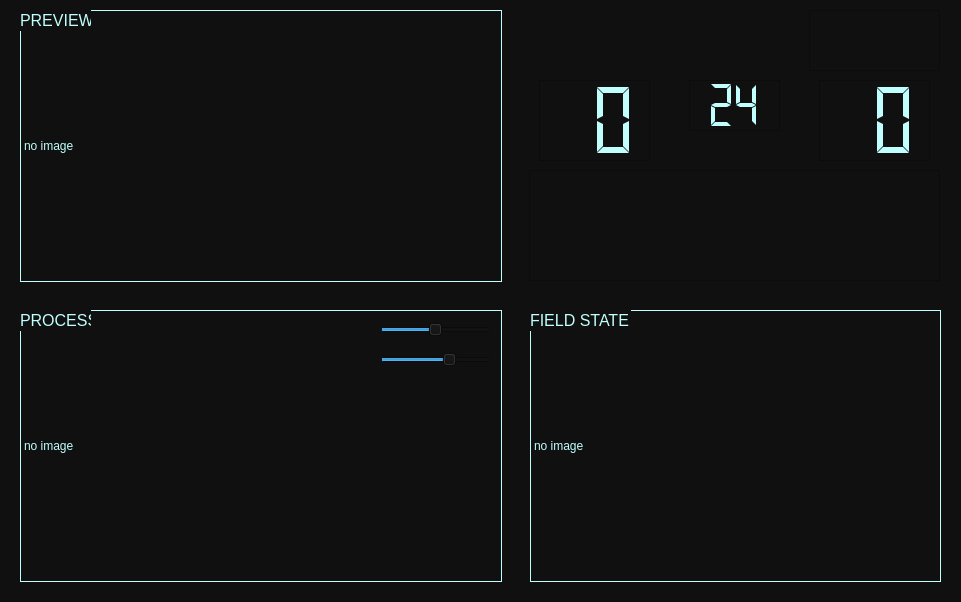
<?xml version="1.0" encoding="UTF-8"?>
<ui version="4.0">
 <class>Qt_CV_MainWindow</class>
 <widget class="QMainWindow" name="Qt_CV_MainWindow">
  <property name="geometry">
   <rect>
    <x>0</x>
    <y>0</y>
    <width>961</width>
    <height>602</height>
   </rect>
  </property>
  <property name="windowTitle">
   <string>Automatic Referee System</string>
  </property>
  <property name="styleSheet">
   <string notr="true">background-color: rgb(16, 16, 16);
border-color: rgb(0, 255, 59);
color: rgb(192, 255, 253);</string>
  </property>
  <widget class="QWidget" name="centralwidget">
   <widget class="QTextBrowser" name="note_browser">
    <property name="geometry">
     <rect>
      <x>529</x>
      <y>170</y>
      <width>411</width>
      <height>111</height>
     </rect>
    </property>
    <property name="lineWrapMode">
     <enum>QTextEdit::NoWrap</enum>
    </property>
   </widget>
   <widget class="QLabel" name="cam_View1">
    <property name="geometry">
     <rect>
      <x>20</x>
      <y>10</y>
      <width>482</width>
      <height>272</height>
     </rect>
    </property>
    <property name="frameShape">
     <enum>QFrame::Box</enum>
    </property>
    <property name="text">
     <string>no image</string>
    </property>
   </widget>
   <widget class="QLabel" name="label_9">
    <property name="geometry">
     <rect>
      <x>20</x>
      <y>10</y>
      <width>71</width>
      <height>21</height>
     </rect>
    </property>
    <property name="font">
     <font>
      <pointsize>12</pointsize>
     </font>
    </property>
    <property name="text">
     <string>PREVIEW</string>
    </property>
   </widget>
   <widget class="QLabel" name="cam_View2">
    <property name="geometry">
     <rect>
      <x>20</x>
      <y>310</y>
      <width>482</width>
      <height>272</height>
     </rect>
    </property>
    <property name="frameShape">
     <enum>QFrame::Box</enum>
    </property>
    <property name="text">
     <string>no image</string>
    </property>
   </widget>
   <widget class="QLCDNumber" name="scoreLcd1">
    <property name="geometry">
     <rect>
      <x>539</x>
      <y>80</y>
      <width>111</width>
      <height>81</height>
     </rect>
    </property>
    <property name="frameShape">
     <enum>QFrame::StyledPanel</enum>
    </property>
    <property name="frameShadow">
     <enum>QFrame::Raised</enum>
    </property>
    <property name="smallDecimalPoint">
     <bool>false</bool>
    </property>
    <property name="digitCount">
     <number>2</number>
    </property>
    <property name="segmentStyle">
     <enum>QLCDNumber::Flat</enum>
    </property>
    <property name="value" stdset="0">
     <double>0.000000000000000</double>
    </property>
   </widget>
   <widget class="QLCDNumber" name="scoreLcd2">
    <property name="geometry">
     <rect>
      <x>819</x>
      <y>80</y>
      <width>111</width>
      <height>81</height>
     </rect>
    </property>
    <property name="frameShape">
     <enum>QFrame::StyledPanel</enum>
    </property>
    <property name="smallDecimalPoint">
     <bool>false</bool>
    </property>
    <property name="digitCount">
     <number>2</number>
    </property>
    <property name="segmentStyle">
     <enum>QLCDNumber::Flat</enum>
    </property>
    <property name="value" stdset="0">
     <double>0.000000000000000</double>
    </property>
   </widget>
   <widget class="QLCDNumber" name="twentyfourLcd">
    <property name="geometry">
     <rect>
      <x>689</x>
      <y>80</y>
      <width>91</width>
      <height>51</height>
     </rect>
    </property>
    <property name="frameShape">
     <enum>QFrame::StyledPanel</enum>
    </property>
    <property name="smallDecimalPoint">
     <bool>false</bool>
    </property>
    <property name="digitCount">
     <number>2</number>
    </property>
    <property name="segmentStyle">
     <enum>QLCDNumber::Flat</enum>
    </property>
    <property name="value" stdset="0">
     <double>24.000000000000000</double>
    </property>
    <property name="intValue" stdset="0">
     <number>24</number>
    </property>
   </widget>
   <widget class="QTextBrowser" name="time_browser">
    <property name="geometry">
     <rect>
      <x>809</x>
      <y>10</y>
      <width>131</width>
      <height>61</height>
     </rect>
    </property>
    <property name="lineWrapMode">
     <enum>QTextEdit::NoWrap</enum>
    </property>
   </widget>
   <widget class="QLabel" name="field_View">
    <property name="geometry">
     <rect>
      <x>530</x>
      <y>310</y>
      <width>411</width>
      <height>272</height>
     </rect>
    </property>
    <property name="frameShape">
     <enum>QFrame::Box</enum>
    </property>
    <property name="text">
     <string>no image</string>
    </property>
   </widget>
   <widget class="QLabel" name="label_10">
    <property name="geometry">
     <rect>
      <x>20</x>
      <y>310</y>
      <width>71</width>
      <height>21</height>
     </rect>
    </property>
    <property name="font">
     <font>
      <pointsize>12</pointsize>
     </font>
    </property>
    <property name="text">
     <string>PROCESS</string>
    </property>
   </widget>
   <widget class="QLabel" name="label_11">
    <property name="geometry">
     <rect>
      <x>530</x>
      <y>310</y>
      <width>101</width>
      <height>21</height>
     </rect>
    </property>
    <property name="font">
     <font>
      <pointsize>12</pointsize>
     </font>
    </property>
    <property name="text">
     <string>FIELD STATE</string>
    </property>
   </widget>
   <widget class="QSlider" name="slider1">
    <property name="geometry">
     <rect>
      <x>380</x>
      <y>320</y>
      <width>111</width>
      <height>19</height>
     </rect>
    </property>
    <property name="maximum">
     <number>20</number>
    </property>
    <property name="value">
     <number>10</number>
    </property>
    <property name="orientation">
     <enum>Qt::Horizontal</enum>
    </property>
   </widget>
   <widget class="QSlider" name="slider2">
    <property name="geometry">
     <rect>
      <x>380</x>
      <y>350</y>
      <width>111</width>
      <height>19</height>
     </rect>
    </property>
    <property name="maximum">
     <number>20</number>
    </property>
    <property name="value">
     <number>13</number>
    </property>
    <property name="orientation">
     <enum>Qt::Horizontal</enum>
    </property>
   </widget>
  </widget>
  <action name="actionQuit">
   <property name="text">
    <string>Quit</string>
   </property>
  </action>
 </widget>
 <resources/>
 <connections>
  <connection>
   <sender>actionQuit</sender>
   <signal>triggered()</signal>
   <receiver>Qt_CV_MainWindow</receiver>
   <slot>close()</slot>
   <hints>
    <hint type="sourcelabel">
     <x>-1</x>
     <y>-1</y>
    </hint>
    <hint type="destinationlabel">
     <x>399</x>
     <y>299</y>
    </hint>
   </hints>
  </connection>
 </connections>
</ui>
